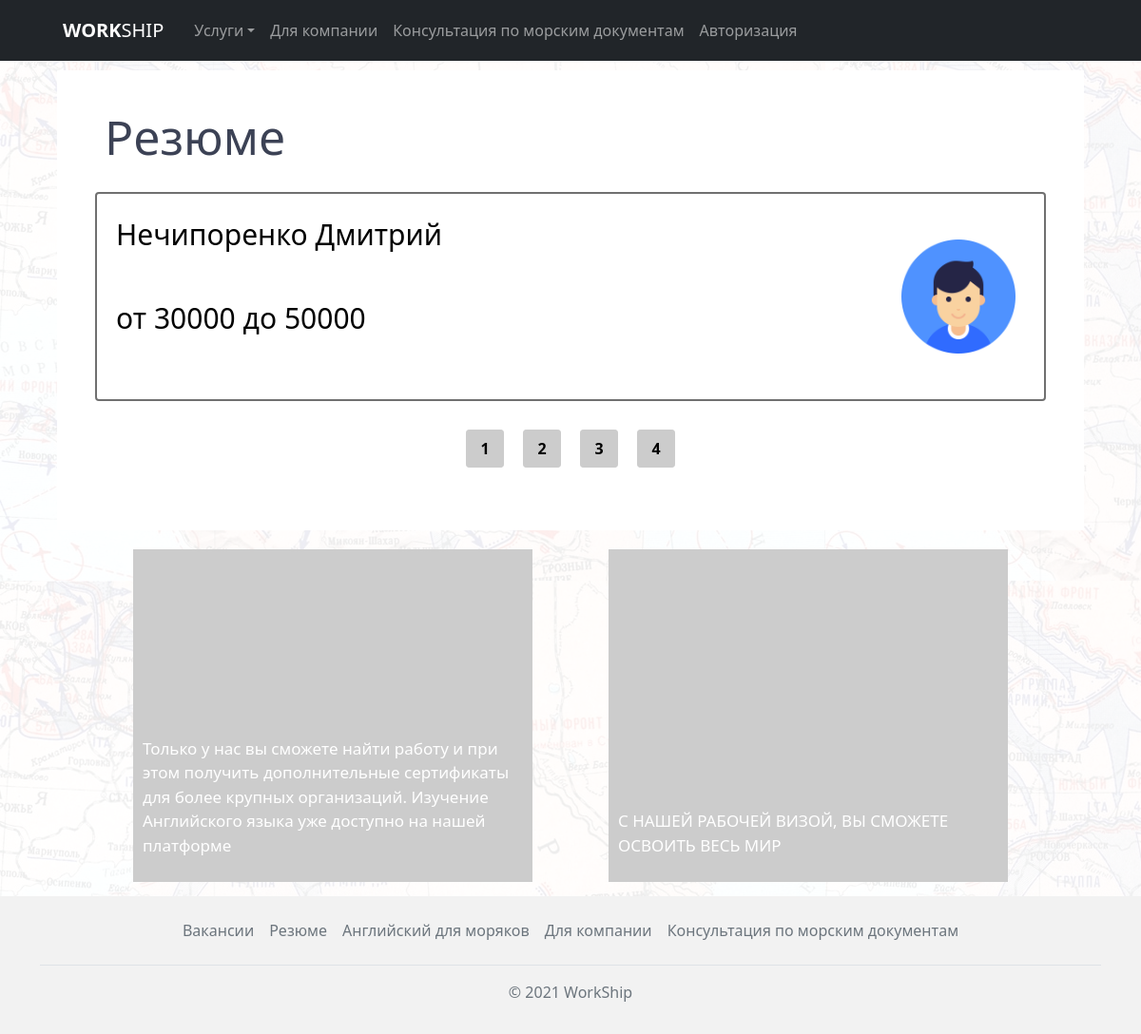
The app's page /summaries/, older data.
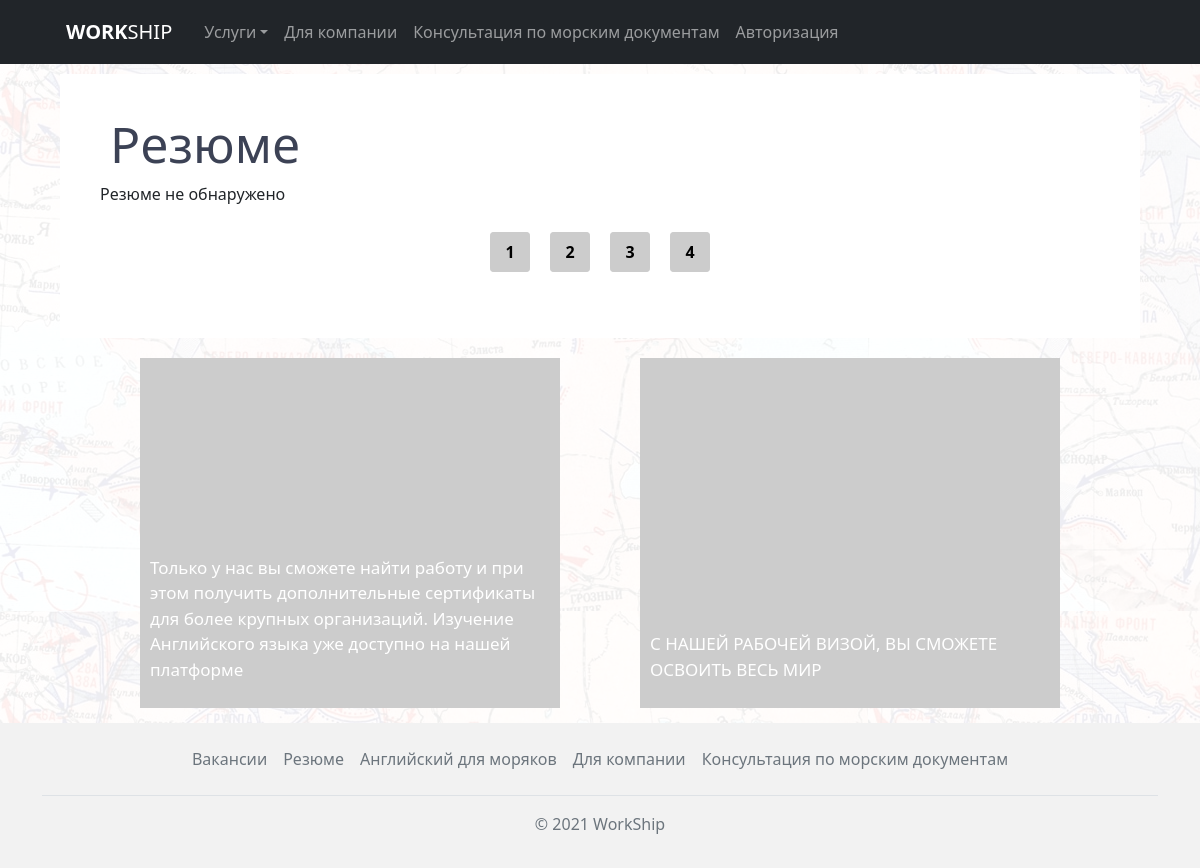
The same page, newer data.
### summaries/models.py (models this page shows, shortened)
class Summary(models.Model):
    name = models.CharField('Название', max_length=255)
    job = models.CharField('Должность', max_length=255)
    city = models.CharField('Город', max_length=255)
    salary_min = models.CharField('Зарплата от', max_length=255)
    salary_max = models.CharField('Зарплата до', max_length=255)
    extra = models.TextField('Дополнительно', default='Без описания')
    image = models.ImageField(upload_to=image_directory_path, storage=image_storage, default='static/defaultuser.png')
    def get_absolute_url(self):
        return reverse('summaries_detail', kwargs={'summary_id': self.pk})
    class Meta:
        verbose_name = 'Резюме'
        verbose_name_plural = 'Резюме'

### summaries/views.py (the view)
# urls.py: path('', views.summaries_home, name='summaries_home'),
def summaries_home(request):
    summaries = Summary.objects.all()
    return render(request, 'summaries/summaries_home.html', {'summaries': summaries})

### summaries/templates/summaries/summaries_home.html (shortened to what this page needs)
{% extends 'main/layout.html' %}
{% block content %}
      <div class="wrapper">
        <div class="vacancies">
          <div class="vacancies__header">
            <h2>Резюме</h2>
          </div>
          <div class="vacancies__container">
            {% if summaries %}
              {% for summary in summaries %}
              <a href="{{ summary.get_absolute_url }}">
                  <div class="vacancy">
                    <div class="vacancy__title">{{ summary.name }}</div>
                    <div class="vacancy__salary">от {{ summary.salary_min }} до {{ summary.salary_max }}</div>
                    <div class="vacancy__logo"><img src="{{summary.image.url}}" alt=""></div>
                  </div>
              </a>
              {% endfor %}
            {% else %}
              <p>Резюме не обнаружено</p>
            {% endif %}
          </div>
          <nav class="vacancies__pages">
            <ul>
              <li><a href="#">1</a></li>
              <li><a href="#">2</a></li>
              <li><a href="#">3</a></li>
              <li><a href="#">4</a></li>
            </ul>
          </nav>
        </div>
        <div class="slider_index">
          <div class="slider_index__container">
            <div class="slider_index__element">
              <p>
                Только у нас вы сможете найти работу и при этом получить
                дополнительные сертификаты для более крупных организаций.
                Изучение Английского языка уже доступно на нашей платформе
              </p>
              <img src="https://via.placeholder.com/815x540" alt="" />
            </div>
            <div class="slider_index__element">
              <p>С НАШЕЙ РАБОЧЕЙ ВИЗОЙ, ВЫ СМОЖЕТЕ ОСВОИТЬ ВЕСЬ МИР</p>
              <img src="https://via.placeholder.com/815x540" alt="" />
            </div>
          </div>
        </div>
      </div>
{% endblock %}

Row changes from the older to the newer data that the page shows:
removed Summary: name "Нечипоренко Дмитрий", salary_min "30000", salary_max "50000", image (placeholder picture)
Text that changed along with them:
text now shown: "Резюме не обнаружено"
